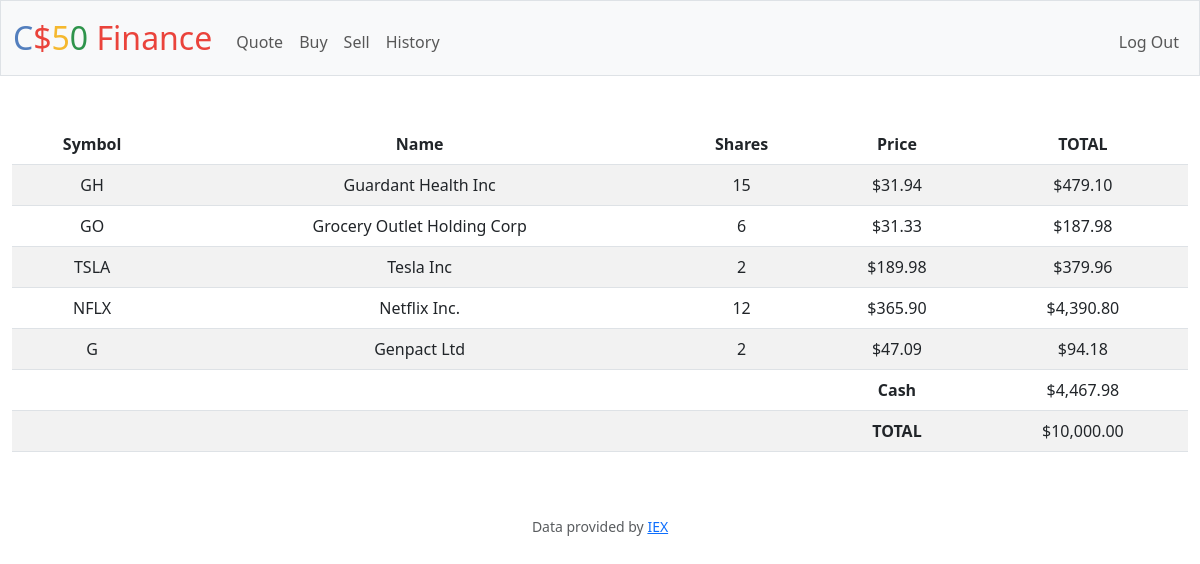
/ (signed in), run on the app's committed database.
### tables this page shows
CREATE TABLE stocks (id INTEGER PRIMARY KEY NOT NULL, user_id INTEGER NOT NULL, symbol TEXT NOT NULL, name TEXT NOT NULL, shares INTEGER NOT NULL, price NUMERIC NOT NULL, total NUMERIC NOT NULL);

CREATE TABLE users (id INTEGER PRIMARY KEY AUTOINCREMENT NOT NULL, username TEXT NOT NULL, hash TEXT NOT NULL, cash NUMERIC NOT NULL DEFAULT 10000.00);

CREATE TABLE grand_total (id INTEGER PRIMARY KEY NOT NULL, user_id INTEGER NOT NULL, total NUMERIC NOT NULL);

### app.py (the view)
@app.route("/")
@login_required
def index():
    id = session["user_id"]
    stocks = db.execute("SELECT * FROM stocks WHERE user_id = ?", id)
    cash = db.execute("SELECT * FROM users WHERE id = ?", id)
    grand_total = db.execute("SELECT * FROM grand_total WHERE user_id = ?", id)
    return render_template("/index.html", stocks=stocks, cash=cash, grand_total=grand_total)

### app.py (called while the page is built)
@app.after_request
def after_request(response):
    response.headers["Cache-Control"] = "no-cache, no-store, must-revalidate"
    response.headers["Expires"] = 0
    response.headers["Pragma"] = "no-cache"
    return response

### helpers.py (called while the page is built)
def login_required(f):
    @wraps(f)
    def decorated_function(*args, **kwargs):
        if session.get("user_id") is None:
            return redirect("/login")
        return f(*args, **kwargs)
    return decorated_function

def usd(value):
    return f"${value:,.2f}"

### templates/index.html (shortened to what this page needs)
{% extends "layout.html" %}
{% block main %}
    <div>
        <table class="table table-striped">
            <thead>
                <tr>
                    <th>Symbol</th>
                    <th>Name</th>
                    <th>Shares</th>
                    <th>Price</th>
                    <th>TOTAL</th>
                </tr>
            </thead>
            <tbody>
                {% block body %}
                    {% for stock in stocks %}
                        <tr>
                            <td>{{stock["symbol"]}}</td>
                            <td>{{stock["name"]}}</td>
                            <td>{{stock["shares"]}}</td>
                            <td>{{stock["price"] | usd}}</td>
                            <td>{{stock["total"] | usd}}</td>
                        </tr>
                    {% endfor %}
                    {% for cash in cash %}
                    <tr>
                        <td> </td>
                        <td> </td>
                        <td> </td>
                        <td><b>Cash</b></td>
                        <td>{{cash["cash"] | usd}}</td>
                    </tr>
                    {% endfor %}
                    {% for totals in grand_total %}
                    <tr>
                        <td> </td>
                        <td> </td>
                        <td> </td>
                        <td><b>TOTAL</b></td>
                        <td>{{totals["total"] | usd}}</td>
                    </tr>
                    {% endfor %}
                {% endblock %}
            </tbody>
        </table>
    </div>
{% endblock %}

### templates/layout.html (shortened to what this page needs)
<!DOCTYPE html>
<html lang="en">
    <head>
        <link href="static/bootstrap.min.css" rel="stylesheet">
        <link href="/static/styles.css" rel="stylesheet">
    </head>
    <body>
        <nav class="bg-light border navbar navbar-expand-md navbar-light">
            <div class="container-fluid">
                <a class="navbar-brand" href="/"><span class="blue">C</span><span class="red">$</span><span class="yellow">5</span><span class="green">0</span> <span class="red">Finance</span></a>
                <div class="collapse navbar-collapse" id="navbar">
                    {% if session["user_id"] %}
                        <ul class="navbar-nav me-auto mt-2">
                            <li class="nav-item"><a class="nav-link" href="/quote">Quote</a></li>
                            <li class="nav-item"><a class="nav-link" href="/buy">Buy</a></li>
                            <li class="nav-item"><a class="nav-link" href="/sell">Sell</a></li>
                            <li class="nav-item"><a class="nav-link" href="/history">History</a></li>
                        </ul>
                        <ul class="navbar-nav ms-auto mt-2">
                            <li class="nav-item"><a class="nav-link" href="/logout">Log Out</a></li>
                        </ul>
                    {% else %}
                        <ul class="navbar-nav ms-auto mt-2">
                            <li class="nav-item"><a class="nav-link" href="/register">Register</a></li>
                            <li class="nav-item"><a class="nav-link" href="/login">Log In</a></li>
                        </ul>
                    {% endif %}
                </div>
            </div>
        </nav>
        <main class="container-fluid py-5 text-center">
            {% block main %}{% endblock %}
        </main>
        <footer class="mb-5 small text-center text-muted">
            Data provided by <a href="https://iexcloud.io/">IEX</a>
        </footer>
    </body>
</html>

### static/styles.css (style rules this page uses)
nav .navbar-brand { font-size: xx-large; }
nav .navbar-brand .blue { color: #537fbe; }
nav .navbar-brand .red { color: #ea433b; }
nav .navbar-brand .yellow { color: #f5b82e; }
nav .navbar-brand .green { color: #2e944b; }

### data on the page
stocks: symbol "GH", name "Guardant Health Inc", shares "15", price "$31.94", total "$479.10"
stocks: symbol "GO", name "Grocery Outlet Holding Corp", shares "6", price "$31.33", total "$187.98"
stocks: symbol "TSLA", name "Tesla Inc", shares "2", price "$189.98", total "$379.96"
stocks: symbol "NFLX", name "Netflix Inc.", shares "12", price "$365.90", total "$4,390.80"
stocks: symbol "G", name "Genpact Ltd", shares "2", price "$47.09", total "$94.18"
users: cash "$4,467.98"
grand_total: total "$10,000.00"
